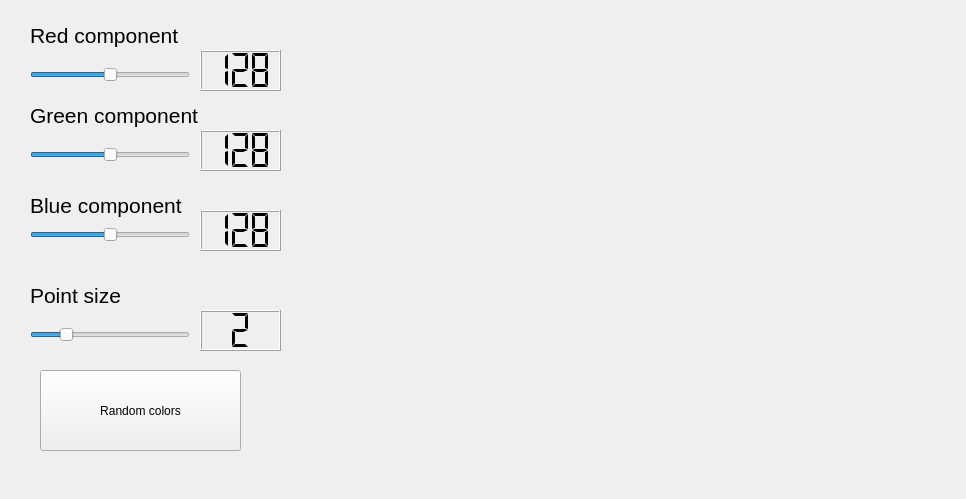
<?xml version="1.0" encoding="UTF-8"?>
<ui version="4.0">
 <class>PCLViewer</class>
 <widget class="QMainWindow" name="PCLViewer">
  <property name="geometry">
   <rect>
    <x>0</x>
    <y>0</y>
    <width>966</width>
    <height>499</height>
   </rect>
  </property>
  <property name="minimumSize">
   <size>
    <width>0</width>
    <height>0</height>
   </size>
  </property>
  <property name="maximumSize">
   <size>
    <width>5000</width>
    <height>5000</height>
   </size>
  </property>
  <property name="windowTitle">
   <string>PCLViewer</string>
  </property>
  <widget class="QWidget" name="centralwidget">
   <widget class="QVTKWidget" name="qvtkWidget">
    <property name="geometry">
     <rect>
      <x>300</x>
      <y>10</y>
      <width>640</width>
      <height>480</height>
     </rect>
    </property>
   </widget>
   <widget class="QSlider" name="horizontalSlider_R">
    <property name="geometry">
     <rect>
      <x>30</x>
      <y>60</y>
      <width>160</width>
      <height>29</height>
     </rect>
    </property>
    <property name="maximum">
     <number>255</number>
    </property>
    <property name="value">
     <number>128</number>
    </property>
    <property name="orientation">
     <enum>Qt::Horizontal</enum>
    </property>
   </widget>
   <widget class="QSlider" name="horizontalSlider_G">
    <property name="geometry">
     <rect>
      <x>30</x>
      <y>140</y>
      <width>160</width>
      <height>29</height>
     </rect>
    </property>
    <property name="maximum">
     <number>255</number>
    </property>
    <property name="value">
     <number>128</number>
    </property>
    <property name="orientation">
     <enum>Qt::Horizontal</enum>
    </property>
   </widget>
   <widget class="QSlider" name="horizontalSlider_B">
    <property name="geometry">
     <rect>
      <x>30</x>
      <y>220</y>
      <width>160</width>
      <height>29</height>
     </rect>
    </property>
    <property name="maximum">
     <number>255</number>
    </property>
    <property name="value">
     <number>128</number>
    </property>
    <property name="orientation">
     <enum>Qt::Horizontal</enum>
    </property>
   </widget>
   <widget class="QLCDNumber" name="lcdNumber_R">
    <property name="geometry">
     <rect>
      <x>200</x>
      <y>50</y>
      <width>81</width>
      <height>41</height>
     </rect>
    </property>
    <property name="digitCount">
     <number>3</number>
    </property>
    <property name="segmentStyle">
     <enum>QLCDNumber::Flat</enum>
    </property>
    <property name="intValue" stdset="0">
     <number>128</number>
    </property>
   </widget>
   <widget class="QLCDNumber" name="lcdNumber_G">
    <property name="geometry">
     <rect>
      <x>200</x>
      <y>130</y>
      <width>81</width>
      <height>41</height>
     </rect>
    </property>
    <property name="digitCount">
     <number>3</number>
    </property>
    <property name="segmentStyle">
     <enum>QLCDNumber::Flat</enum>
    </property>
    <property name="intValue" stdset="0">
     <number>128</number>
    </property>
   </widget>
   <widget class="QLCDNumber" name="lcdNumber_B">
    <property name="geometry">
     <rect>
      <x>200</x>
      <y>210</y>
      <width>81</width>
      <height>41</height>
     </rect>
    </property>
    <property name="digitCount">
     <number>3</number>
    </property>
    <property name="segmentStyle">
     <enum>QLCDNumber::Flat</enum>
    </property>
    <property name="intValue" stdset="0">
     <number>128</number>
    </property>
   </widget>
   <widget class="QSlider" name="horizontalSlider_p">
    <property name="geometry">
     <rect>
      <x>30</x>
      <y>320</y>
      <width>160</width>
      <height>29</height>
     </rect>
    </property>
    <property name="minimum">
     <number>1</number>
    </property>
    <property name="maximum">
     <number>6</number>
    </property>
    <property name="value">
     <number>2</number>
    </property>
    <property name="orientation">
     <enum>Qt::Horizontal</enum>
    </property>
   </widget>
   <widget class="QLCDNumber" name="lcdNumber_p">
    <property name="geometry">
     <rect>
      <x>200</x>
      <y>310</y>
      <width>81</width>
      <height>41</height>
     </rect>
    </property>
    <property name="digitCount">
     <number>1</number>
    </property>
    <property name="segmentStyle">
     <enum>QLCDNumber::Flat</enum>
    </property>
    <property name="intValue" stdset="0">
     <number>2</number>
    </property>
   </widget>
   <widget class="QLabel" name="label">
    <property name="geometry">
     <rect>
      <x>30</x>
      <y>20</y>
      <width>191</width>
      <height>31</height>
     </rect>
    </property>
    <property name="font">
     <font>
      <pointsize>16</pointsize>
      <weight>50</weight>
      <italic>false</italic>
      <bold>false</bold>
     </font>
    </property>
    <property name="text">
     <string>Red component</string>
    </property>
   </widget>
   <widget class="QLabel" name="label_2">
    <property name="geometry">
     <rect>
      <x>30</x>
      <y>100</y>
      <width>191</width>
      <height>31</height>
     </rect>
    </property>
    <property name="font">
     <font>
      <pointsize>16</pointsize>
      <weight>50</weight>
      <italic>false</italic>
      <bold>false</bold>
     </font>
    </property>
    <property name="text">
     <string>Green component</string>
    </property>
   </widget>
   <widget class="QLabel" name="label_3">
    <property name="geometry">
     <rect>
      <x>30</x>
      <y>190</y>
      <width>191</width>
      <height>31</height>
     </rect>
    </property>
    <property name="font">
     <font>
      <pointsize>16</pointsize>
      <weight>50</weight>
      <italic>false</italic>
      <bold>false</bold>
     </font>
    </property>
    <property name="text">
     <string>Blue component</string>
    </property>
   </widget>
   <widget class="QLabel" name="label_4">
    <property name="geometry">
     <rect>
      <x>30</x>
      <y>280</y>
      <width>141</width>
      <height>31</height>
     </rect>
    </property>
    <property name="font">
     <font>
      <pointsize>16</pointsize>
      <weight>50</weight>
      <italic>false</italic>
      <bold>false</bold>
     </font>
    </property>
    <property name="text">
     <string>Point size</string>
    </property>
   </widget>
   <widget class="QPushButton" name="pushButton_random">
    <property name="geometry">
     <rect>
      <x>40</x>
      <y>370</y>
      <width>201</width>
      <height>81</height>
     </rect>
    </property>
    <property name="text">
     <string>Random colors</string>
    </property>
   </widget>
  </widget>
 </widget>
 <customwidgets>
  <customwidget>
   <class>QVTKWidget</class>
   <extends>QWidget</extends>
   <header>QVTKWidget.h</header>
  </customwidget>
 </customwidgets>
 <resources/>
 <connections>
  <connection>
   <sender>horizontalSlider_R</sender>
   <signal>sliderMoved(int)</signal>
   <receiver>lcdNumber_R</receiver>
   <slot>display(int)</slot>
   <hints>
    <hint type="sourcelabel">
     <x>136</x>
     <y>111</y>
    </hint>
    <hint type="destinationlabel">
     <x>222</x>
     <y>115</y>
    </hint>
   </hints>
  </connection>
  <connection>
   <sender>horizontalSlider_G</sender>
   <signal>sliderMoved(int)</signal>
   <receiver>lcdNumber_G</receiver>
   <slot>display(int)</slot>
   <hints>
    <hint type="sourcelabel">
     <x>166</x>
     <y>193</y>
    </hint>
    <hint type="destinationlabel">
     <x>235</x>
     <y>195</y>
    </hint>
   </hints>
  </connection>
  <connection>
   <sender>horizontalSlider_B</sender>
   <signal>sliderMoved(int)</signal>
   <receiver>lcdNumber_B</receiver>
   <slot>display(int)</slot>
   <hints>
    <hint type="sourcelabel">
     <x>185</x>
     <y>273</y>
    </hint>
    <hint type="destinationlabel">
     <x>224</x>
     <y>275</y>
    </hint>
   </hints>
  </connection>
  <connection>
   <sender>horizontalSlider_p</sender>
   <signal>sliderMoved(int)</signal>
   <receiver>lcdNumber_p</receiver>
   <slot>display(int)</slot>
   <hints>
    <hint type="sourcelabel">
     <x>136</x>
     <y>352</y>
    </hint>
    <hint type="destinationlabel">
     <x>253</x>
     <y>342</y>
    </hint>
   </hints>
  </connection>
 </connections>
</ui>
